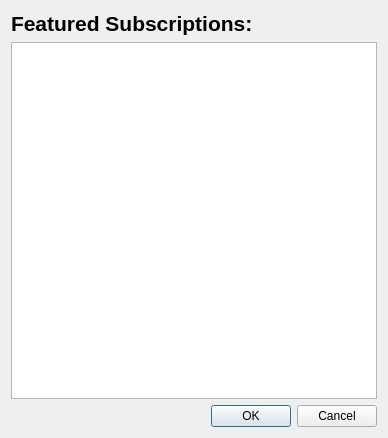
<?xml version="1.0" encoding="UTF-8"?>
<ui version="4.0">
 <class>AdBlockSubscribeDialog</class>
 <widget class="QDialog" name="AdBlockSubscribeDialog">
  <property name="geometry">
   <rect>
    <x>0</x>
    <y>0</y>
    <width>388</width>
    <height>438</height>
   </rect>
  </property>
  <property name="windowTitle">
   <string>Add Subscriptions</string>
  </property>
  <layout class="QVBoxLayout" name="verticalLayout">
   <item>
    <widget class="QLabel" name="labelFeaturedItems">
     <property name="font">
      <font>
       <pointsize>16</pointsize>
       <weight>75</weight>
       <bold>true</bold>
      </font>
     </property>
     <property name="text">
      <string>Featured Subscriptions:</string>
     </property>
    </widget>
   </item>
   <item>
    <widget class="QListWidget" name="listWidgetSubscriptions"/>
   </item>
   <item>
    <widget class="QDialogButtonBox" name="buttonBox">
     <property name="orientation">
      <enum>Qt::Horizontal</enum>
     </property>
     <property name="standardButtons">
      <set>QDialogButtonBox::Cancel|QDialogButtonBox::Ok</set>
     </property>
    </widget>
   </item>
  </layout>
 </widget>
 <resources/>
 <connections>
  <connection>
   <sender>buttonBox</sender>
   <signal>accepted()</signal>
   <receiver>AdBlockSubscribeDialog</receiver>
   <slot>accept()</slot>
   <hints>
    <hint type="sourcelabel">
     <x>248</x>
     <y>254</y>
    </hint>
    <hint type="destinationlabel">
     <x>157</x>
     <y>274</y>
    </hint>
   </hints>
  </connection>
  <connection>
   <sender>buttonBox</sender>
   <signal>rejected()</signal>
   <receiver>AdBlockSubscribeDialog</receiver>
   <slot>reject()</slot>
   <hints>
    <hint type="sourcelabel">
     <x>316</x>
     <y>260</y>
    </hint>
    <hint type="destinationlabel">
     <x>286</x>
     <y>274</y>
    </hint>
   </hints>
  </connection>
 </connections>
</ui>
